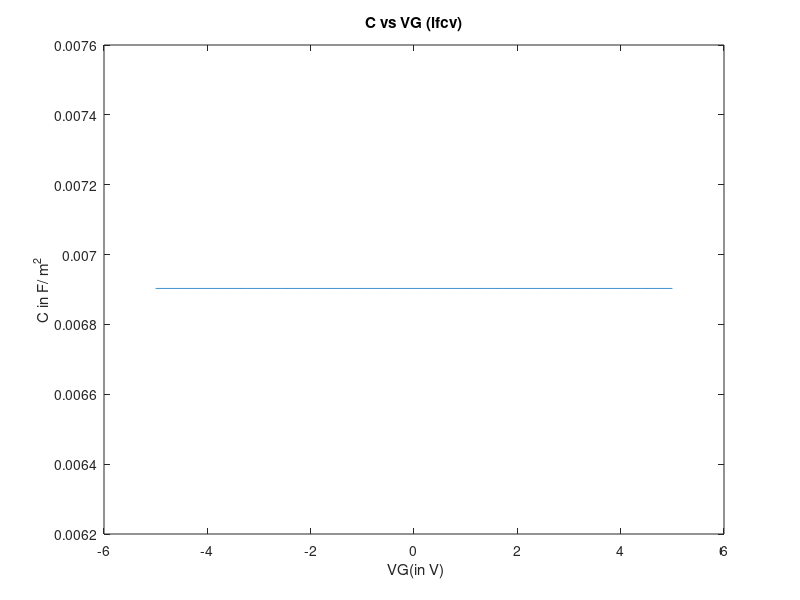
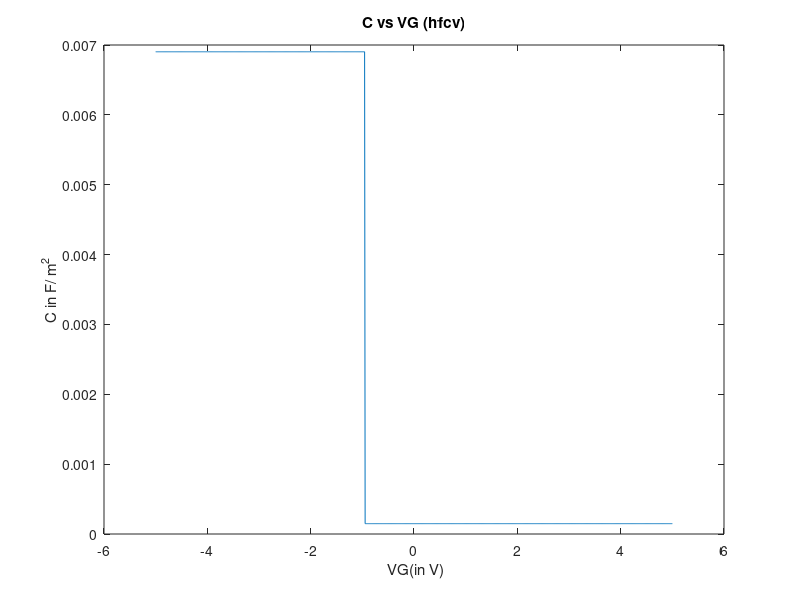

Reproduce these figures in MATLAB, in order.
E_sio2 = 3.9*8.85 * 10^-12;
E_si = 11.9*8.85 * 10^-12;
na = 10^23;
ni = 10^16;
tox = 5*10^-9;
k = 1.380*10^-23;
q = 1.6*10^-19;
t = 300;
eg = 1.1;
kt_q = 0.025;
Cmax = E_sio2/tox;
oxide_charge =q*10^24*tox; 
phi_f = - kt_q*log(abs(na)/ni);

Vfb = -0.95;
Vfb =  Vfb + (oxide_charge*q/Cmax);
samples = 1000;
C_lfcv =  zeros(1,samples);
c_hfcv =  zeros(1,samples)
Vg = linspace(-5,5,samples)
for i = 1:samples
    prefactor = q* na * E_si/(2 * Cmax *Cmax)
    a = 2 * Cmax * Cmax * (Vg(1,i) - Vfb)/(q*na* E_si);
    psi_s = prefactor * (sqrt(1+a) - 1)* (sqrt(1+a) - 1);
   
if Vg(1,i)<Vfb 
    C_lfcv(1,i) = Cmax;
    C_hfcv(1,i) = C_lfcv(1,i);
elseif psi_s >= 0 && psi_s <= 2 * phi_f
 	W = sqrt(2*E_si * psi_s/(q*na));
    C_lfcv(1,i) = Cmax*(E_si/W)/( Cmax + (E_si/W));
    C_hfcv(1,i) = C_lfcv(1,i);
else
    W = sqrt(2*E_si * (2*phi_f)/(q*na));
    C_lfcv(1,i) = Cmax;
    C_hfcv(1,i) =Cmax*(E_si/W)/( Cmax + (E_si/W));
  
end
end
figure(1)
plot(Vg,C_lfcv)
title('C vs VG (lfcv)')
xlabel(' VG(in V)') 
ylabel('C in F/ m^{2}') 

figure(2)
plot(Vg,C_hfcv)
title('C vs VG (hfcv)')
xlabel(' VG(in V)') 
ylabel('C in F/ m^{2}')

%q vs 


